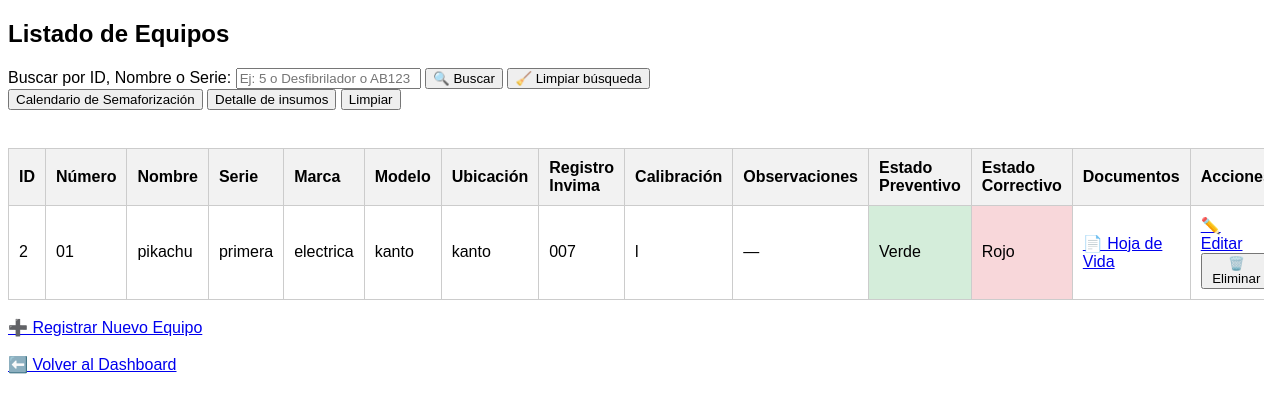
/listar_equipos, run on an earlier commit of the app's database.
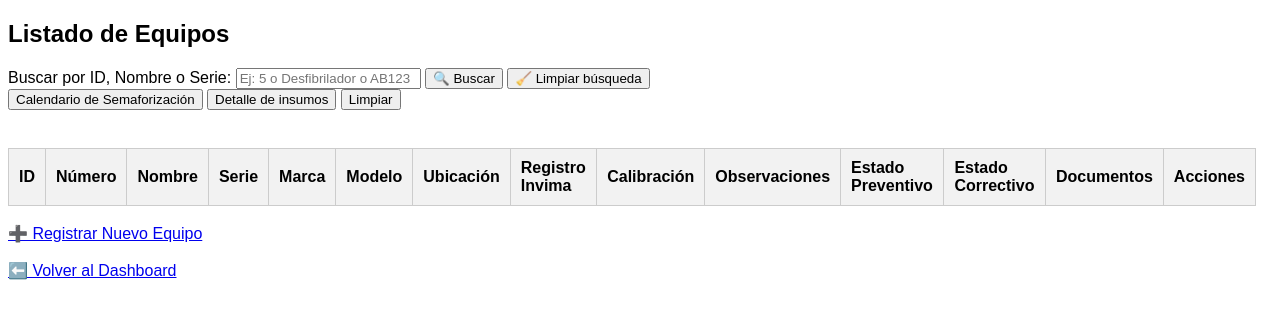
And on a later commit of the database.
### app/models.py (models this page shows)
class Equipo(db.Model):
    id = db.Column(db.Integer, primary_key=True)
    numero_equipo = db.Column(db.String(50))
    nombre_equipo = db.Column(db.String(100))
    serie = db.Column(db.String(100))
    marca = db.Column(db.String(100))
    modelo = db.Column(db.String(100))
    ubicacion = db.Column(db.String(100))
    mantenimiento_preventivo = db.Column(db.Numeric(precision=12, scale=2))
    fecha_mantenimiento_preventivo = db.Column(db.String(50))
    responsable_mantenimiento_preventivo = db.Column(db.String(100))
    fecha_proximo_mantenimiento_preventivo = db.Column(db.String(50))
    mantenimiento_correctivo = db.Column(db.Numeric(precision=12, scale=2))
    fecha_mantenimiento_correctivo = db.Column(db.String(50))
    responsable_mantenimiento_correctivo = db.Column(db.String(100))
    fecha_nuevo_mantenimiento_correctivo = db.Column(db.String(50))
    registro_invima = db.Column(db.String(100))
    calibracion = db.Column(db.String(100))
    observaciones = db.Column(db.Text)
    hoja_vida = db.Column(db.String(200))
    manuales = db.Column(db.String(200))
    factura = db.Column(db.String(200))
    insumos = db.Column(db.Text)
    responsable_compra_insumos = db.Column(db.String(100))
    costo_insumo = db.Column(db.Numeric(precision=12, scale=2))
    fecha_compra_insumos = db.Column(db.String(50))
    @staticmethod
    def calcular_color(fecha_str):
        try:
            fecha = datetime.strptime(fecha_str, '%Y-%m-%d').date()
        except (ValueError, TypeError):
            return 'Blanco'  # Fecha inválida o vacía
        hoy = datetime.today().date()
        if fecha < hoy:
            return 'Rojo'
        elif (fecha - hoy).days <= 15:
            return 'Amarillo'
        else:
            return 'Verde'
    @property
    def color_preventivo(self):
        return self.calcular_color(self.fecha_proximo_mantenimiento_preventivo)
    @property
    def color_correctivo(self):
        return self.calcular_color(self.fecha_nuevo_mantenimiento_correctivo)

### app/app.py (the view)
@app.route('/listar_equipos')
def listar_equipos():
    termino = request.args.get('buscar', '').strip()
    color = request.args.get('color')  # Captura el color de semaforización si lo hay
    vista = request.args.get('vista')  # capturamos si pidieron "resumen"
    if color:
        equipos = Equipo.query.filter(
            (Equipo.color_preventivo.ilike(f'%{color}%')) |
            (Equipo.color_correctivo.ilike(f'%{color}%'))
        ).all()
    else:
        equipos = Equipo.query.all()
    if termino:
        equipos = Equipo.query.filter(
            or_(
                Equipo.id.like(f"%{termino}%"),
                Equipo.nombre_equipo.ilike(f"%{termino}%"),
                Equipo.serie.ilike(f"%{termino}%"),
                Equipo.marca.ilike(f"%{termino}%"),
                Equipo.ubicacion.ilike(f"%{termino}%")
            )
        ).all()
    else:
        equipos = Equipo.query.all()
    if color:
        equipos = [eq for eq in equipos if eq.color_mantenimiento == color]
    return render_template('listar_equipos.html', equipos=equipos, vista=vista)

### app/templates/listar_equipos.html (shortened to what this page needs)
<!DOCTYPE html>
<html lang="es">
<head>
</head>
<body>
    <h2>Listado de Equipos</h2>
    <form method="GET" action="{{ url_for('listar_equipos') }}">
        <label for="buscar">Buscar por ID, Nombre o Serie:</label>
        <input type="text" id="buscar" name="buscar" placeholder="Ej: 5 o Desfibrilador o AB123" value="{{ request.args.get('buscar', '') }}">
        <button type="submit">🔍 Buscar</button>
        <a href="{{ url_for('listar_equipos') }}">
            <button type="button">🧹 Limpiar búsqueda</button>
        </a>
    </form>
    <form method="get" action="{{ url_for('listar_equipos') }}">
        <button type="submit" name="vista" value="resumen">Calendario de Semaforización</button>
        <button type="submit" name="vista" value="resumen1">Detalle de insumos</button>
        <button type="submit">Limpiar</button>
    </form>
    <br>
    {% if vista == 'resumen1' %}
    <table>
        <thead>
            <tr>
                <th>Insumos</th>
                <th>Responsable de compra</th>
                <th>Costo</th>
                <th>Fecha de compra</th>
            </tr>
        </thead>
        <tbody>
            {% for equipo in equipos %}
            <tr>
                <td>{{ equipo.insumos or '—' }}</td>
                <td>{{ equipo.responsable_compra_insumos or '—' }}</td>
                <td>{{ equipo.costo_insumo or '—' }}</td>
                <td>{{ equipo.fecha_compra_insumos or '—' }}</td>
            </tr>
            {% endfor %}
        </tbody>
    </table>
{% else %}
    <table>
        <thead>
            <tr>
                <th>ID</th>
                <th>Número</th>
                <th>Nombre</th>
                <th>Serie</th>
                <th>Marca</th>
                <th>Modelo</th>
                <th>Ubicación</th>
                <th>Registro Invima</th>
                <th>Calibración</th>
                <th>Observaciones</th>
                <th>Estado Preventivo</th>
                <th>Estado Correctivo</th>
                <th>Documentos</th>
                <th>Acciones</th>
            </tr>
        </thead>
        <tbody>
            {% for equipo in equipos %}
            <tr>
                <td>{{ equipo.id }}</td>
                <td>{{ equipo.numero_equipo }}</td>
                <td>{{ equipo.nombre_equipo }}</td>
                <td>{{ equipo.serie }}</td>
                <td>{{ equipo.marca }}</td>
                <td>{{ equipo.modelo }}</td>
                <td>{{ equipo.ubicacion }}</td>
                <td>{{ equipo.registro_invima or '—' }}</td>
                <td>{{ equipo.calibracion or '—' }}</td>
                <td>{{ equipo.observaciones or '—' }}</td>
                <td class="{{ equipo.color_preventivo | lower }}">{{ equipo.color_preventivo }}</td>
                <td class="{{ equipo.color_correctivo | lower }}">{{ equipo.color_correctivo }}</td>
                <td>
                    {% if equipo.hoja_vida %}
                        <a href="{{ url_for('ver_archivo', nombre_archivo=equipo.hoja_vida) }}" target="_blank">📄 Hoja de Vida</a><br>
                    {% endif %}
                </td>
                <td class="acciones">
                    <a href="{{ url_for('editar_equipo', id=equipo.id) }}">✏️ Editar</a>
                    <form action="{{ url_for('eliminar_equipo', id=equipo.id) }}" method="POST" style="display:inline;" onsubmit="return confirm('¿Estás seguro de eliminar este equipo?')">
                        <button type="submit">🗑️ Eliminar</button>
                    </form>
                </td>
            </tr>
            {% endfor %}
        </tbody>
    </table>
{% endif %}
    <br>
    <a href="{{ url_for('agregar_equipo') }}">➕ Registrar Nuevo Equipo</a>
    <br><br>
    <a href="/dashboard">⬅️ Volver al Dashboard</a>
</body>
</html>

### app/templates/listar_equipos.html (style rules this page uses)
body { font-family: Arial, sans-serif; }
table { border-collapse: collapse; width: 100%; margin-top: 20px; }
th, td { border: 1px solid #ccc; padding: 10px; text-align: left; }
th { background-color: #f2f2f2; }

What changed in the data, as far as the page shows it:
removed Equipo: id "2", numero_equipo "01", nombre_equipo "pikachu", serie "primera", marca "electrica", modelo "kanto", ubicacion "kanto", registro_invima "007", calibracion "l", observaciones "—", color_preventivo "Verde", color_correctivo "Rojo"
